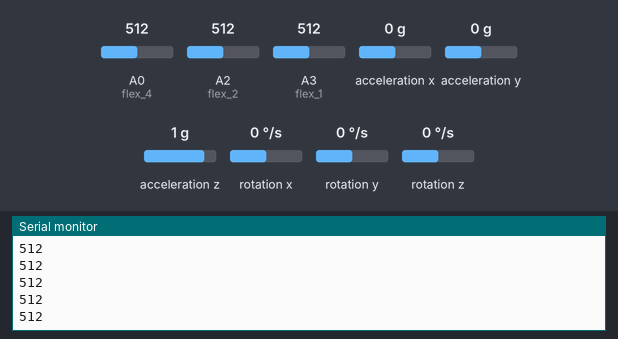
This sketch was run on a simulated Arduino Uno, built with avr-gcc and run on an emulated ATmega328P. On the bench: the last lines printed to the serial monitor. The test bench sets the inputs (shaded band); at power-on: A3 (flex_1) = 512, A0 (flex_4) = 512, A2 (flex_2) = 512, acceleration x 0 g, acceleration y 0 g, acceleration z 1 g, rotation x 0 °/s, rotation y 0 °/s, rotation z 0 °/s. No radio packets arrive unless stated.

Above: at 1.2 s.
1.3 s: A3 (flex_1) set to 716
At 1.36 s:
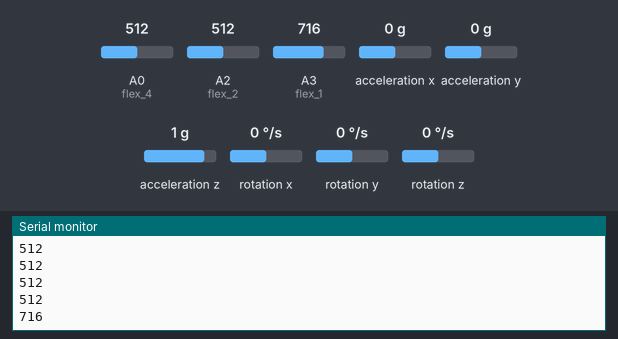
2.8 s: A3 (flex_1) set to 992
At 2.82 s:
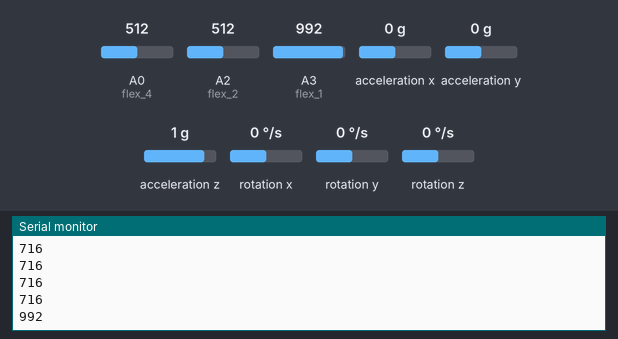
Timing chart, 0 to 5.8 s (numbered marks = the images above; inputs shaded):
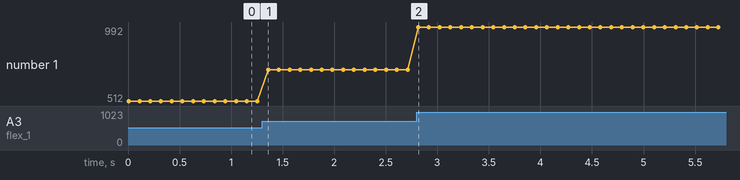

Measured:
- after the input at 1.3 s, the serial monitor: prints a new line after 0.06 s (image 1)
- after the input at 2.8 s, the serial monitor: prints a new line at once (image 2)
- plotted number 1: 512 → 716 after the input at 1.3 s, 716 → 992 after the input at 2.8 s

The sketch:

Emisor.ino
```cpp
#include "I2Cdev.h"
#include "MPU6050.h"
#include "Wire.h"
#include <nRF24L01.h>
#include <RF24.h>
#include <SPI.h>

MPU6050 sensor;
int ax, ay, az;
String str;

int flex_4 = A0;
int flex_3 = A1;
int flex_2 = A2;
int flex_1 = A3;

RF24 radio (7, 8);
const byte address [6] = "00001";
int text[5];

void setup() {

  Serial.begin(9600);
  radio.begin();
  radio.openWritingPipe(address);
  radio.setPALevel(RF24_PA_MIN);
  radio.stopListening();
  Wire.begin();           //Iniciando I2C
  sensor.initialize();    //Iniciando el sensor

}


void loop()
{

  sensor.getAcceleration(&ax, &ay, &az);

  if ((ax > -11000 && ax < 5000) && (ay < 3000 && ay > -5500)) {
    str = "1";
  }
  if ((ax > 5000) && (ay < 3000 && ay > -5500)) {
    str = "2";

  }
  if ((ax < -11000 ) && (ay < 3000 && ay > -5500)) {
    str = "3";

  }
  if ((ax > -11000 && ax < 5000)  && (ay > 3000)) {
    str = "4";
  }
  if ((ax > -11000 && ax < 5000)  && (ay < -5000)) {
    str = "5";
  }

  text[0] = str.toInt();

  text[2] = analogRead(flex_2);
  text[3] = analogRead(flex_1);
  text[4] = analogRead(flex_4);
  Serial.println(text[3]);


  radio.write(&text, sizeof(text));
  delay (100);

}
```
